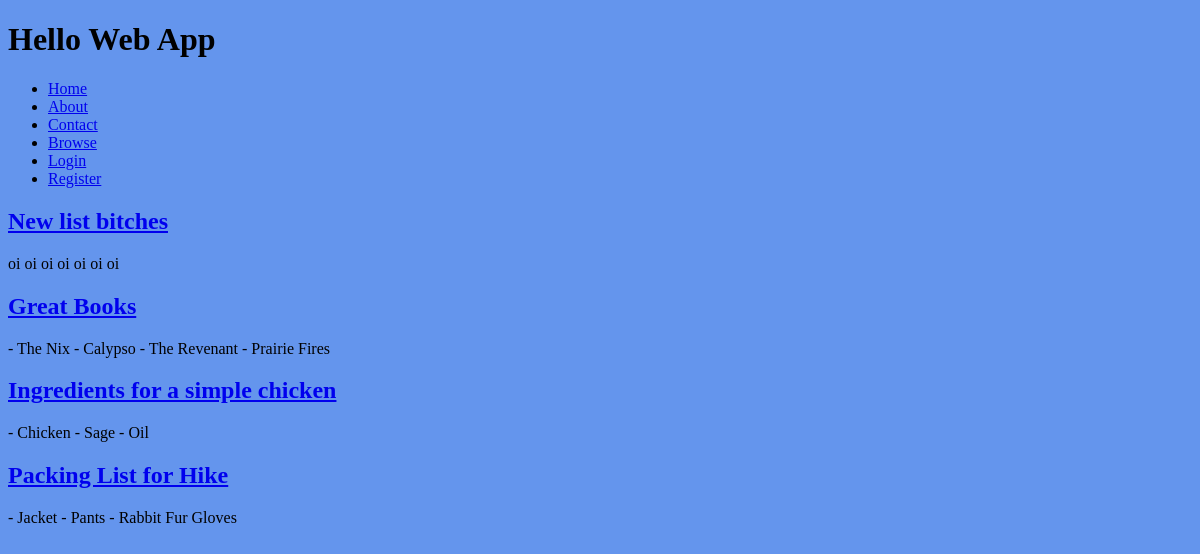
The app's page /, older data.
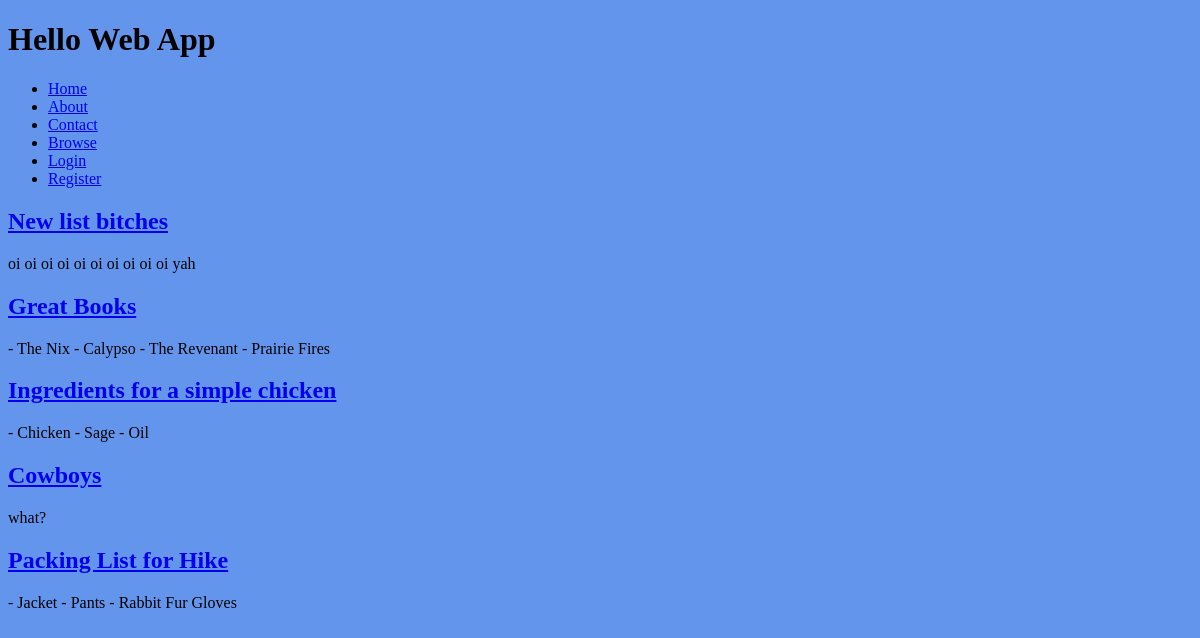
The same page, newer data.
### collection/models.py (models this page shows)
class List(models.Model):
    name = models.CharField(max_length=255)
    description = models.TextField()
    slug = models.SlugField(unique=True)
    user = models.ForeignKey(User, on_delete=models.CASCADE,
        blank=True, null=True)

### collection/views.py (the view)
# urls.py: path('', views.index, name='home'),
def index(request):
    lists = List.objects.all().order_by('?')
    return render(request, 'index.html', {
        'lists': lists,
    })

### collection/templates/index.html (shortened to what this page needs)
{% extends 'base.html' %}
{% block content %}
    {% for list in lists %}
		<h2>
        	<a href="{% url 'list_detail' slug=list.slug %}">
            	{{ list.name }}
        	</a>
    	</h2>
    	<p>{{ list.description }}</p>
    {% endfor %}
{% endblock content %}

Row changes from the older to the newer data that the page shows:
changed List "New list bitches": description "oi oi oi oi oi oi oi" → "oi oi oi oi oi oi oi oi oi oi yah"
added List: name "Cowboys", description "what?"
